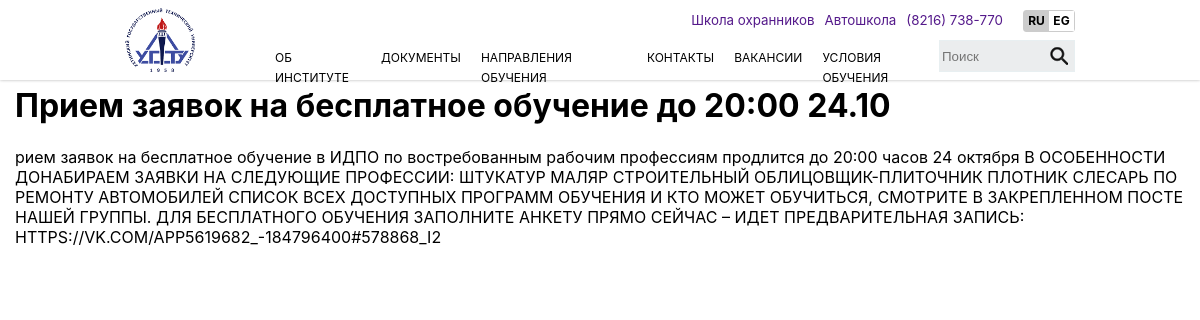
Screenshot of /news/3 with the database file from the repository.
### main/models.py (models this page shows, shortened)
class News(models.Model):
    date = models.DateTimeField('Дата')
    title = models.CharField('Название', max_length=50)
    post = models.TextField('Описание')
    class Meta:
        verbose_name = 'Новость'
        verbose_name_plural = 'Новости'

### main/views.py (the view)
# urls.py: path('news/<int:id>', views.news, name='news'),
def news(request,id):
    get_artc = News.objects.get(id=id)
    context = {
        'get_artc': get_artc
    }
    template ='main/news.html'
    return render(request, template, context)

### main/templates/main/news.html (shortened to what this page needs)
{% extends 'main/base.html' %}
{% block content %}
{% load static %}
 <h1>{{get_artc.title}}</h1>
<p>{{get_artc.post}}</p>
{% endblock %}

### main/static/css/style.css (style rules this page uses)
html { font-family: sans-serif; }
body { margin: 0; padding: 0; font-family: -apple-system, BlinkMacSystemFont, "Segoe UI", Roboto, "Helvetica Neue", Arial, "Noto Sans", sans-serif, "Apple Color Emoji", "Segoe UI Emoji", "Segoe UI Symbol", "Noto Color Emoji"; }

### rows the page displays
News: title "Прием заявок на бесплатное обучение до 20:00 24.10", post "рием заявок на бесплатное обучение в ИДПО по востребованным рабочим профессиям продлится до 20:00 часов 24 октября В ОСОБЕННОСТИ ДОНАБИРАЕМ ЗАЯВКИ НА СЛЕДУЮЩИЕ ПРОФЕССИИ: ШТУКАТУР МАЛЯР СТРОИТЕЛЬНЫЙ ОБЛИЦОВЩИК-ПЛИТОЧНИК ПЛОТНИК СЛЕСАРЬ ПО РЕМОНТУ АВТОМОБИЛЕЙ СПИСОК ВСЕХ ДОСТУПНЫХ ПРОГРАММ ОБУЧЕНИЯ И КТО МОЖЕТ ОБУЧИТЬСЯ, СМОТРИТЕ В ЗАКРЕПЛЕННОМ ПОСТЕ НАШЕЙ ГРУППЫ. ДЛЯ БЕСПЛАТНОГО ОБУЧЕНИЯ ЗАПОЛНИТЕ АНКЕТУ ПРЯМО СЕЙЧАС – ИДЕТ ПРЕДВАРИТЕЛЬНАЯ ЗАПИСЬ: HTTPS://VK.COM/APP5619682_-184796400#578868_I2"
